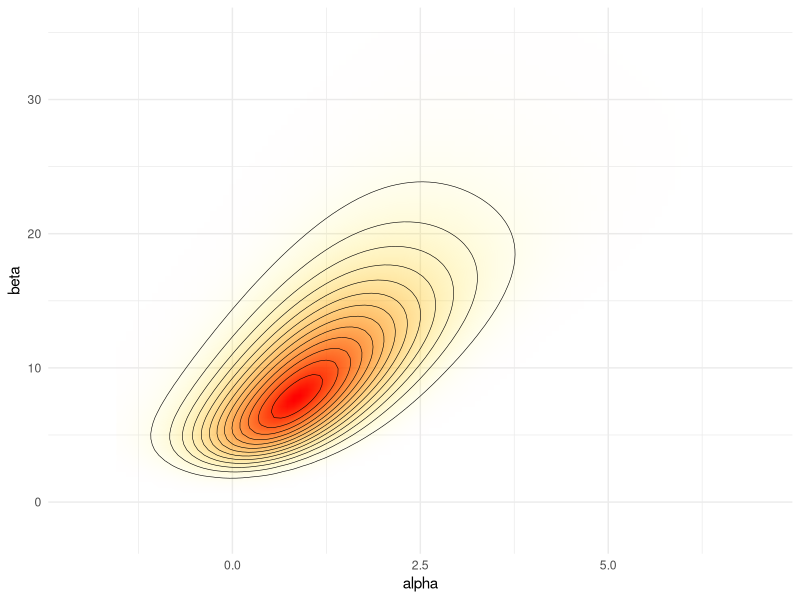
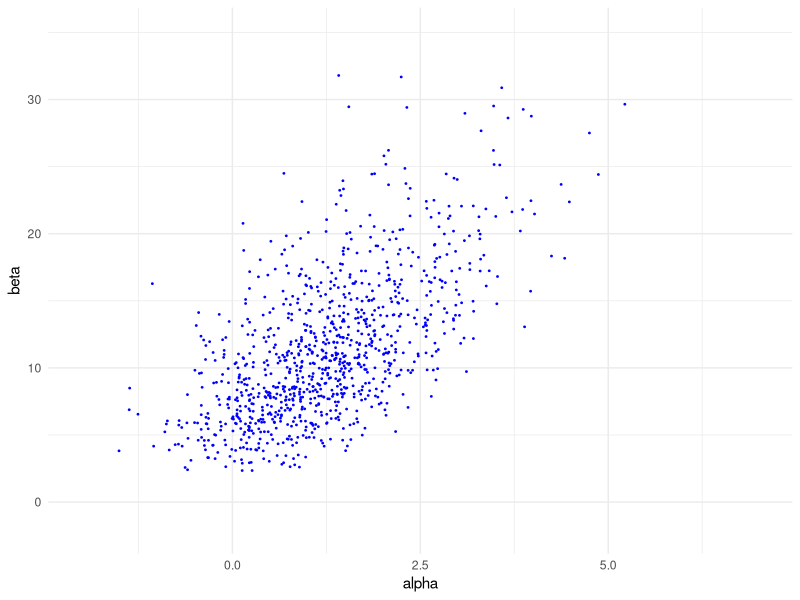
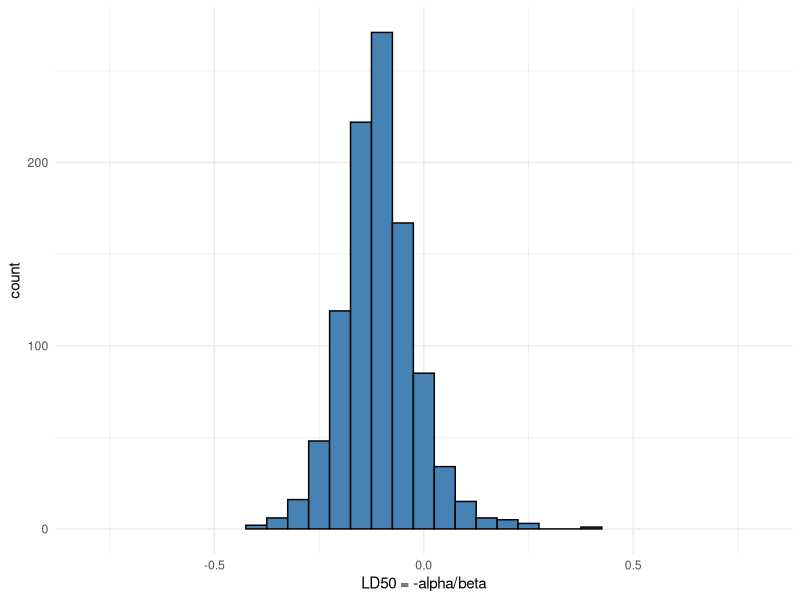
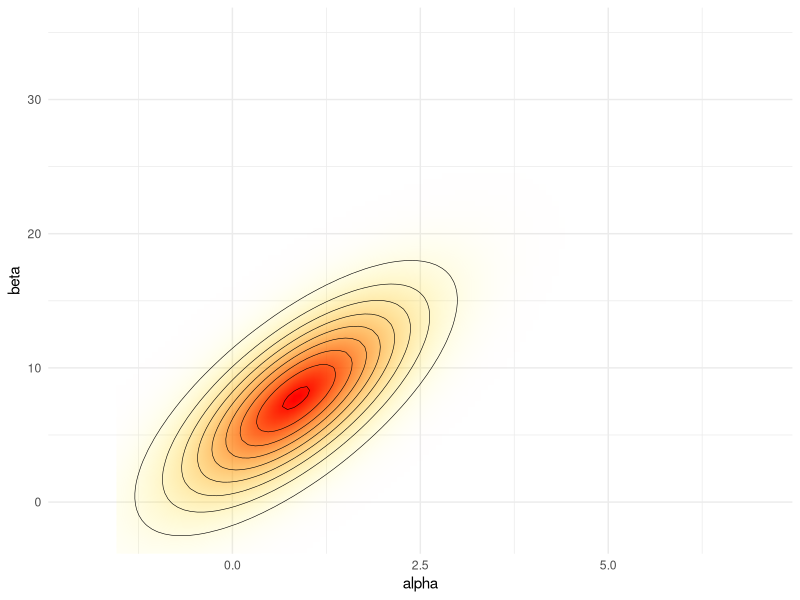
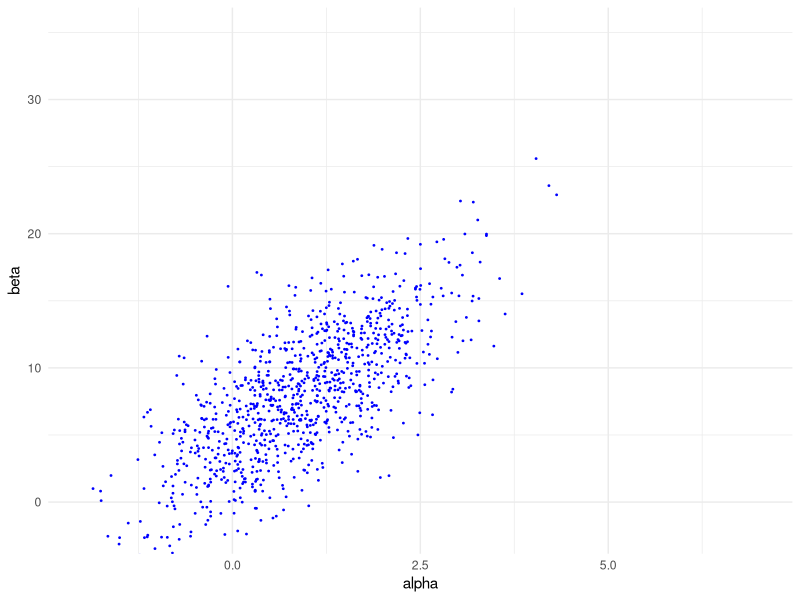
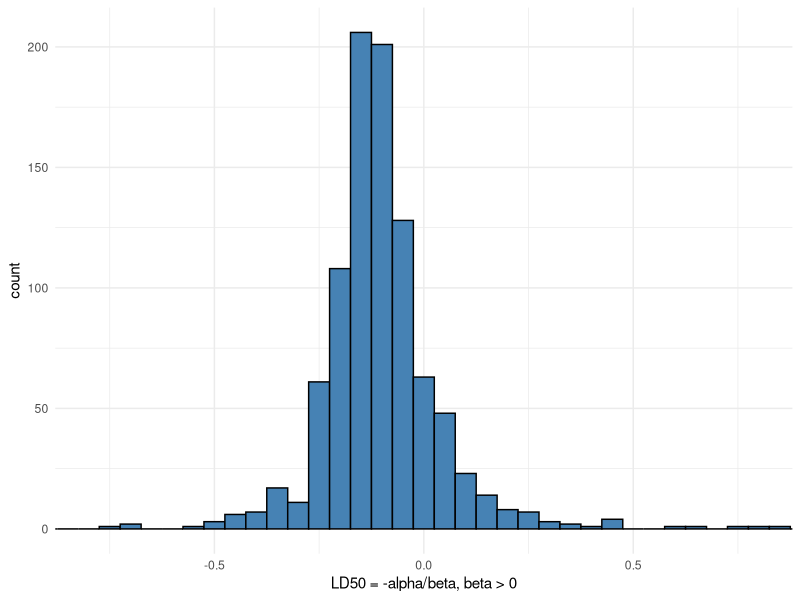
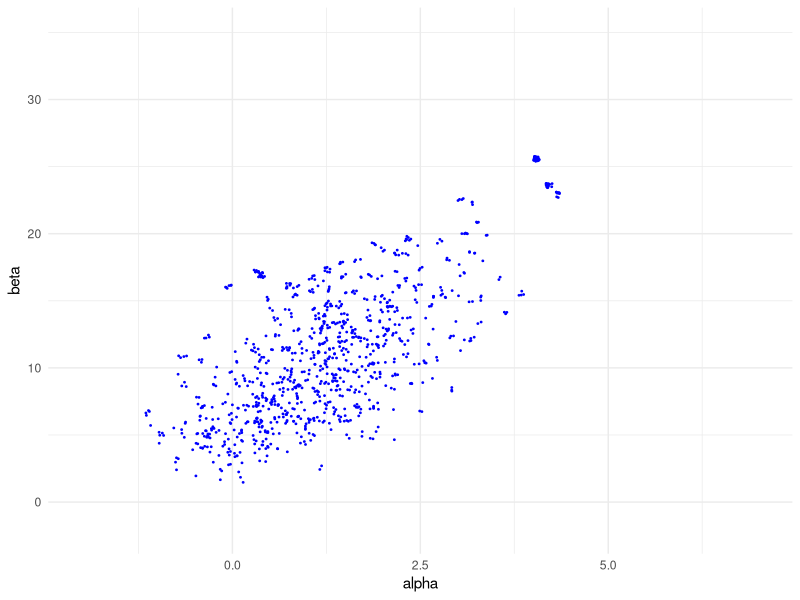
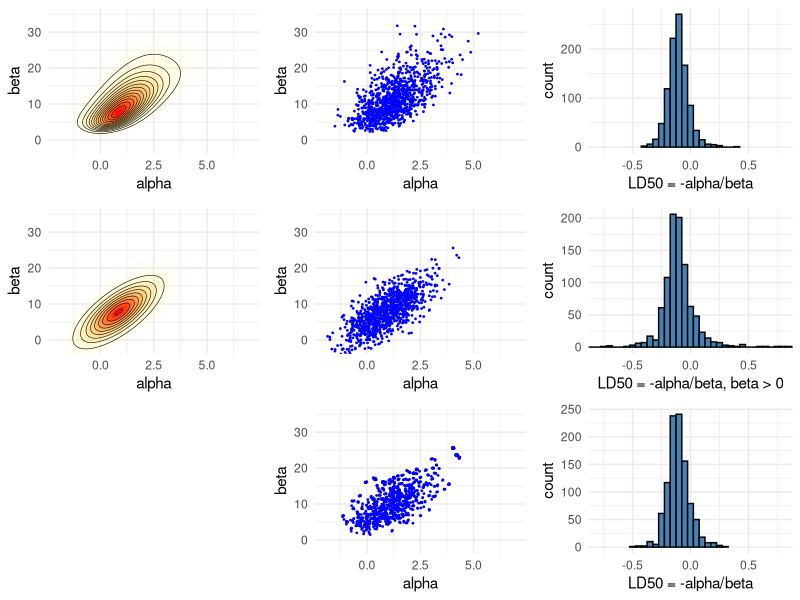

These figures' R source, in order:
## ---- chunk 1
library(ggplot2)
theme_set(theme_minimal())
library(gridExtra)
library(grid)
library(tidyr)
library(MASS)
library(loo)
## ---- chunk 2
set.seed(5710)
## ---- chunk 3
df1 <- data.frame(
  x = c(-0.86, -0.30, -0.05, 0.73),
  n = c(5, 5, 5, 5),
  y = c(0, 1, 3, 5)
)
## ---- chunk 4
A = seq(-1.5, 7, length.out = 100)
B = seq(-5, 35, length.out = 100)
# make vectors that contain all pairwise combinations of A and B
cA <- rep(A, each = length(B))
cB <- rep(B, length(A))
## ---- chunk 5
logl <- function(df, a, b)
  df['y']*(a + b*df['x']) - df['n']*log1p(exp(a + b*df['x']))
# calculate likelihoods: apply logl function for each observation
# ie. each row of data frame of x, n and y
p <- apply(df1, 1, logl, cA, cB) %>%
  # sum the log likelihoods of observations
  # and exponentiate to get the joint likelihood
  rowSums() %>% exp()
## ---- chunk 6
nsamp <- 1000
samp_indices <- sample(length(p), size = nsamp,
                       replace = T, prob = p/sum(p))
samp_A <- cA[samp_indices[1:nsamp]]
samp_B <- cB[samp_indices[1:nsamp]]
# add random jitter, see BDA3 p. 76
samp_A <- samp_A + runif(nsamp, (A[1] - A[2])/2, (A[2] - A[1])/2)
samp_B <- samp_B + runif(nsamp, (B[1] - B[2])/2, (B[2] - B[1])/2)
## ---- chunk 7
samp_ld50 <- -samp_A/samp_B
## ---- chunk 8
# limits for the plots
xl <- c(-2, 7)
yl <- c(-2, 35)
pos <- ggplot(data = data.frame(cA ,cB, p), aes(x = cA, y = cB)) +
  geom_raster(aes(fill = p, alpha = p), interpolate = T) +
  geom_contour(aes(z = p), colour = 'black', size = 0.2) +
  coord_cartesian(xlim = xl, ylim = yl) +
  labs(x = 'alpha', y = 'beta') +
  scale_fill_gradient(low = 'yellow', high = 'red', guide = "none") +
  scale_alpha(range = c(0, 1), guide = "none")
pos
## ---- chunk 9
sam <- ggplot(data = data.frame(samp_A, samp_B)) +
  geom_point(aes(samp_A, samp_B), color = 'blue', size = 0.3) +
  coord_cartesian(xlim = xl, ylim = yl) +
  labs(x = 'alpha', y = 'beta')
sam
## ---- chunk 10
his <- ggplot() +
  geom_histogram(aes(samp_ld50), binwidth = 0.05,
                 fill = 'steelblue', color = 'black') +
  coord_cartesian(xlim = c(-0.8, 0.8)) +
  labs(x = 'LD50 = -alpha/beta')
his
## ---- chunk 11
bioassayfun <- function(w, df) {
  z <- w[1] + w[2]*df$x
  -sum(df$y*(z) - df$n*log1p(exp(z)))
}
## ---- chunk 12
w0 <- c(0,0)
optim_res <- optim(w0, bioassayfun, gr = NULL, df1, hessian = T)
w <- optim_res$par
S <- solve(optim_res$hessian)
## ---- chunk 13
dmvnorm <- function(x, mu, sig)
  exp(-0.5*(length(x)*log(2*pi) + log(det(sig)) + (x-mu)%*%solve(sig, x-mu)))
## ---- chunk 14
p <- apply(cbind(cA, cB), 1, dmvnorm, w, S)
## ---- chunk 15
samp_norm <- mvrnorm(nsamp, w, S)
## ---- chunk 16
bpi <- samp_norm[,2] > 0
samp_norm_ld50 <- -samp_norm[bpi,1]/samp_norm[bpi,2]
## ---- chunk 17
pos_norm <- ggplot(data = data.frame(cA ,cB, p), aes(x = cA, y = cB)) +
  geom_raster(aes(fill = p, alpha = p), interpolate = T) +
  geom_contour(aes(z = p), colour = 'black', size = 0.2) +
  coord_cartesian(xlim = xl, ylim = yl) +
  labs(x = 'alpha', y = 'beta') +
  scale_fill_gradient(low = 'yellow', high = 'red', guide = "none") +
  scale_alpha(range = c(0, 1), guide = "none")
pos_norm
## ---- chunk 18
sam_norm <- ggplot(data = data.frame(samp_A=samp_norm[,1], samp_B=samp_norm[,2])) +
  geom_point(aes(samp_A, samp_B), color = 'blue', size = 0.3) +
  coord_cartesian(xlim = xl, ylim = yl) +
  labs(x = 'alpha', y = 'beta')
sam_norm
## ---- chunk 19
his_norm <- ggplot() +
  geom_histogram(aes(samp_norm_ld50), binwidth = 0.05,
                 fill = 'steelblue', color = 'black') +
  coord_cartesian(xlim = c(-0.8, 0.8)) +
  labs(x = 'LD50 = -alpha/beta, beta > 0')
his_norm
## ---- chunk 20
ldmvnorm <- function(x, mu, sig)
(-0.5*(length(x)*log(2*pi) + log(det(sig)) + (x-mu)%*%solve(sig, x-mu)))
## ---- chunk 21
lg <- apply(samp_norm, 1, ldmvnorm, w, S)
lp <- apply(df1, 1, logl, samp_norm[,1], samp_norm[,2]) %>% rowSums()
lw <- lp-lg
## ---- chunk 22
psislw <- psis(lw, r_eff = 1)
## ---- chunk 23
print(psislw$diagnostics$pareto_k, digits=2)
## ---- chunk 24
print(psislw$diagnostics$n_eff, digits=2)
## ---- chunk 25
psisw <- exp(psislw$log_weights)
## ---- chunk 26
samp_indices <- sample(length(psisw), size = nsamp,
                       replace = T, prob = psisw)
rissamp_A <- samp_norm[samp_indices,1]
rissamp_B <- samp_norm[samp_indices,2]
# add random jitter, see BDA3 p. 76
rissamp_A <- rissamp_A + runif(nsamp, (A[1] - A[2])/2, (A[2] - A[1])/2)
rissamp_B <- rissamp_B + runif(nsamp, (B[1] - B[2])/2, (B[2] - B[1])/2)
# samples of LD50 
rissamp_ld50 <- -rissamp_A/rissamp_B
## ---- chunk 27
sam_ris <- ggplot(data = data.frame(rissamp_A, rissamp_B)) +
  geom_point(aes(rissamp_A, rissamp_B), color = 'blue', size = 0.3) +
  coord_cartesian(xlim = xl, ylim = yl) +
  labs(x = 'alpha', y = 'beta')
sam_ris
## ---- chunk 28
his_ris <- ggplot() +
  geom_histogram(aes(rissamp_ld50), binwidth = 0.05,
                 fill = 'steelblue', color = 'black') +
  coord_cartesian(xlim = c(-0.8, 0.8)) +
  labs(x = 'LD50 = -alpha/beta')
his_ris
## ---- chunk 29
blank <- grid.rect(gp=gpar(col="white"))
## ---- chunk 30
grid.arrange(pos, sam, his, pos_norm, sam_norm, his_norm, blank, sam_ris, his_ris, ncol=3)
